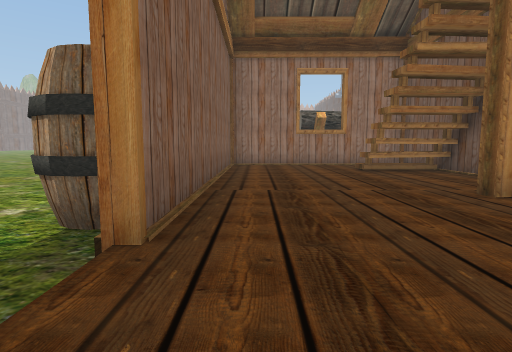
View 1 (above)

24 first-person views from a walk through a Unity game level. The camera is 1.4 m above the floor, tilts 6° down and sees 80° across. The floor is counted in squares, 2 m on a side. Each view is taken from the middle of a square. On the plan, view 1 faces up. The plan holds only what a view shows up to about 10 squares ahead; the rest is blank. The place goes on beyond the plan. Some trees and plants on the terrain are drawn as simple stand-ins. The player character is not drawn. Some animated figures are left out.

View 2
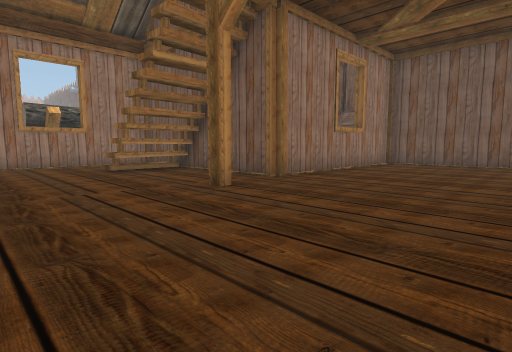

View 3
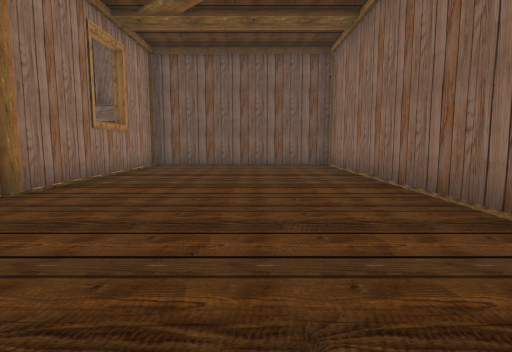

View 4
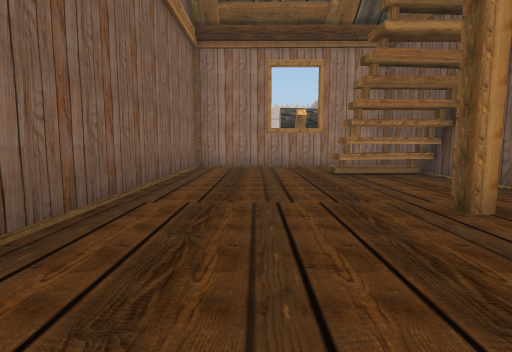

View 5
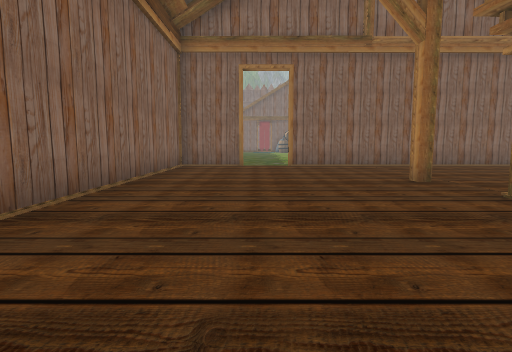

View 6
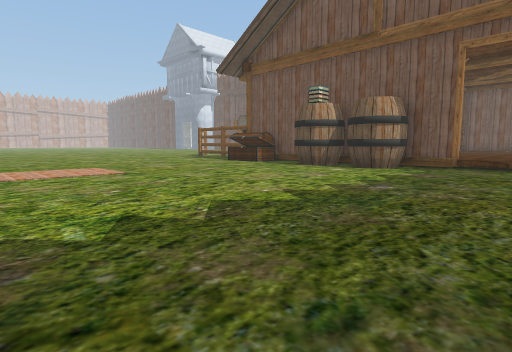

View 7
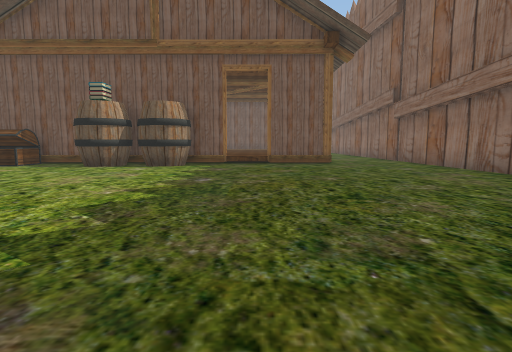

View 8
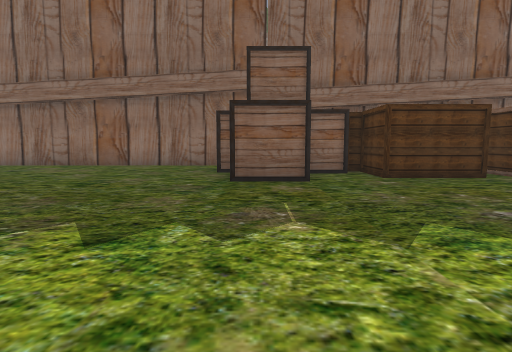

View 9
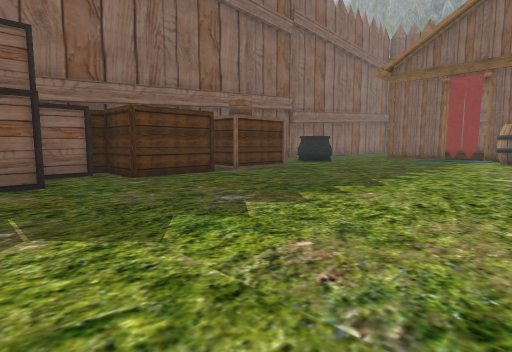

View 10
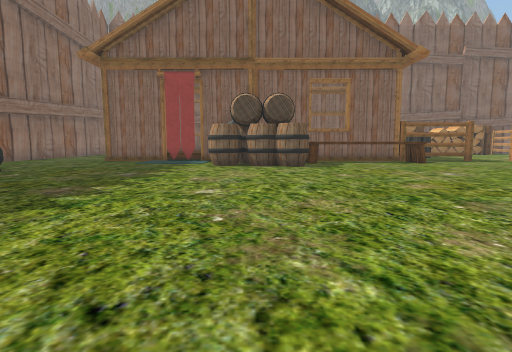

View 11
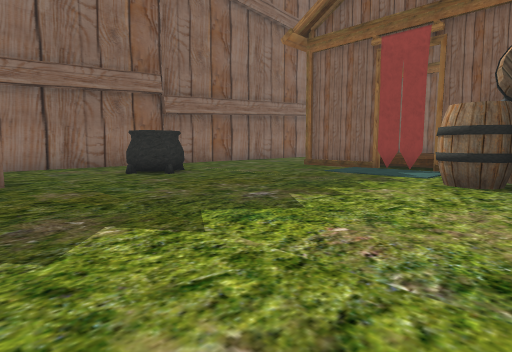

View 12
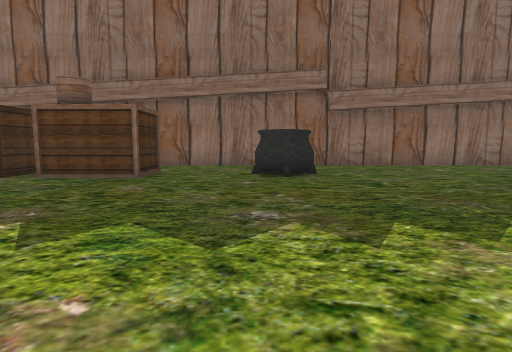

View 13
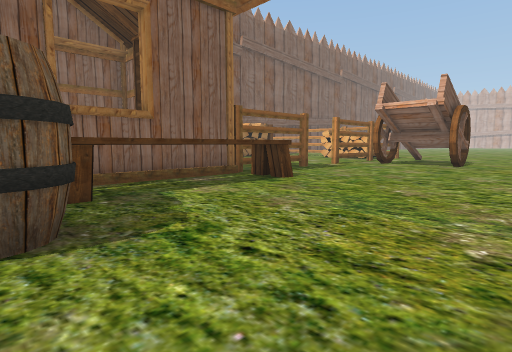

View 14
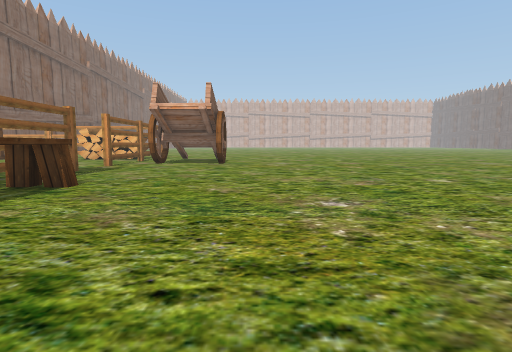

View 15
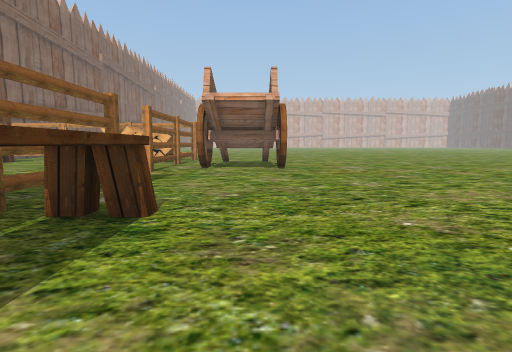

View 16
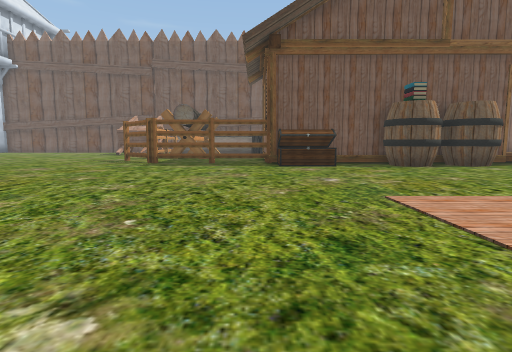

View 17
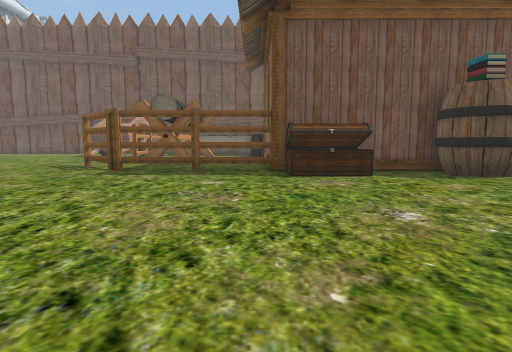

View 18
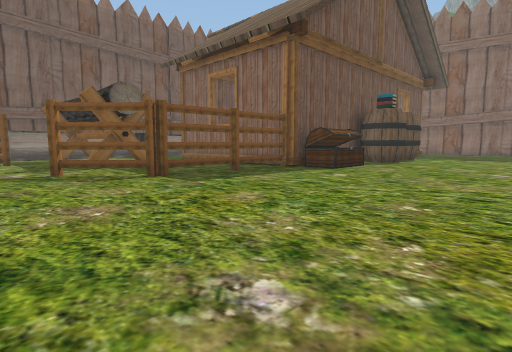

View 19
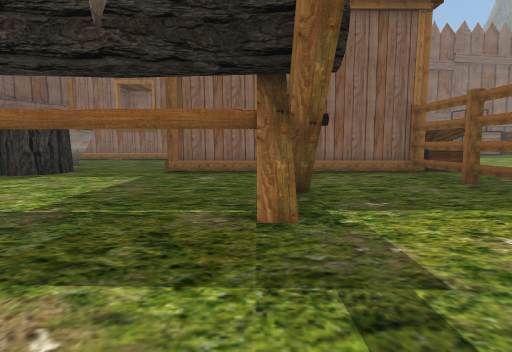

View 20
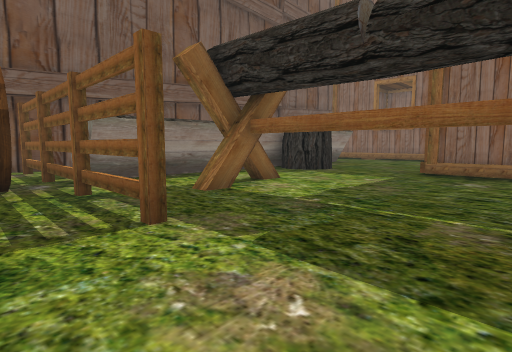

View 21
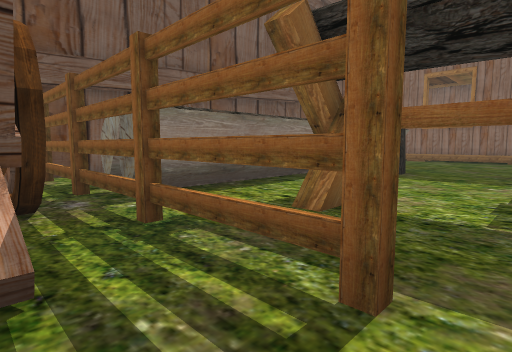

View 22
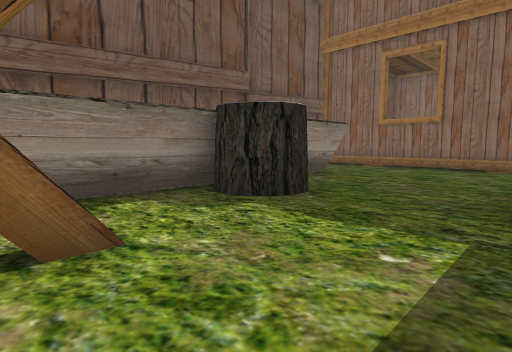

View 23
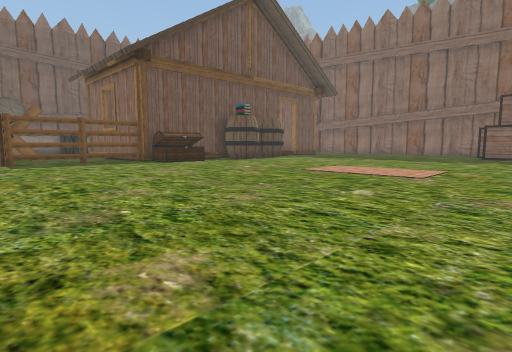

View 24
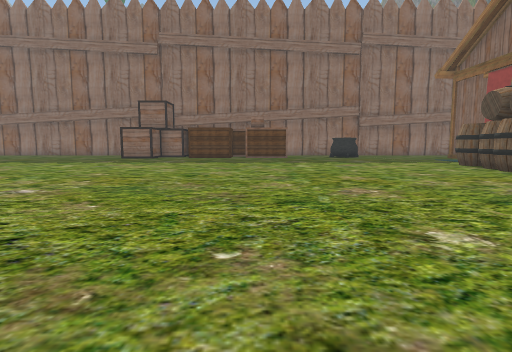

### Floor plan
Key: @ floor where view 1 was taken; # wall or solid block; . main floor; : floor 0.5 m higher than the main floor; / step, stairs or slope; ^ raised ledge; B barrel; C column; H chest; A box; U cauldron; F fence; O other object.
Columns run from 31 left of view 1 to 13 right of it. Each row starts with its distance up from view 1.
 18     #.###......         ......... ....###
 17 ..  #.###......         .............FFFFFFF#
 16 ..  #............ .............FF.......###.#
 15     ............. ............F...#...#.#
 14     ............. ............F...#...#.#
 13    .#...........  ............F.........#
 12    .#............ ............F.........#
 11     ###.......................F####....O#
 10  OOO^ #......................H#:::###..O
  9     ^ #......................H#:::::#...
  8     ^ #.......................#:::#^#...#
  7       #......................B#:::::#...#
  6        OO...................B##:::::#.....
  5      O #.....................B#:::::#######
  4      OO#.....................##:::C:::::::#
  3     ^O.......................B#:::::::::::#
  2   ^^^ ......................../:::::::::::#
  1     # ......................../:::::::::::#
  0     #.........................#@::::::::::#
 -1     #...........#A.#A.........#########:::#
 -2     .....UU..##.####A.........        #####
 -3    ......U...#   ## A#........
 -4    ...........       #........
 -5   ############       #########

Where each view was taken, in squares from view 1:
view 1: 0 up, 0 right, facing up
view 2: 0 up, 0 right, facing up-right
view 3: 1 up, 1 right, facing right
view 4: 1 up, 1 right, facing up
view 5: 1 up, 9 right, facing left
view 6: 0 up, 11 left, facing up-right
view 7: 1 up, 12 left, facing right
view 8: 5 up, 11 left, facing down
view 9: 5 up, 11 left, facing down-left
view 10: 5 up, 14 left, facing left
view 11: 5 up, 18 left, facing down-left
view 12: 5 up, 21 left, facing down
view 13: 6 up, 21 left, facing up-left
view 14: 6 up, 22 left, facing up
view 15: 8 up, 24 left, facing up
view 16: 11 up, 12 left, facing right
view 17: 11 up, 9 left, facing right
view 18: 18 up, 7 left, facing down-right
view 19: 18 up, 3 right, facing down
view 20: 18 up, 3 right, facing down-right
view 21: 18 up, 5 right, facing down-right
view 22: 14 up, 5 right, facing down-right
view 23: 16 up, 13 left, facing down-right
view 24: 14 up, 17 left, facing down
